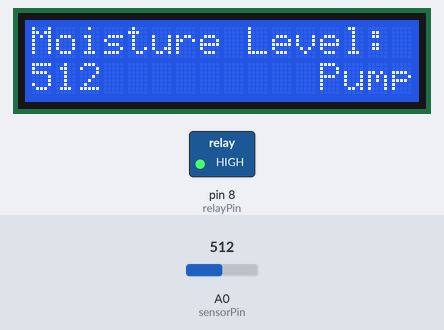
A sketch run on a simulated Arduino Uno, built with avr-gcc and run on an emulated ATmega328P. Shown: 16×2 character LCD, switched loads named in the sketch (green lamp = pin HIGH). The inputs (shaded band) are chosen by the test bench; at power-on: A0 (sensorPin) = 512.

Above: at 3.2 s.
3.3 s: A0 (sensorPin) set to 416
At 5.1 s:
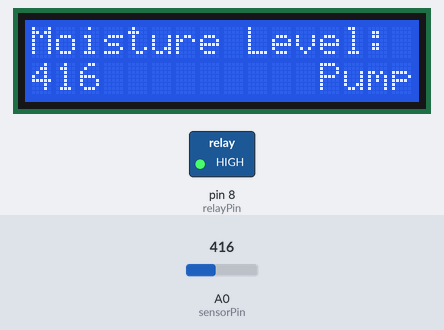
5.5 s: A0 (sensorPin) set to 393
At 6.9 s:
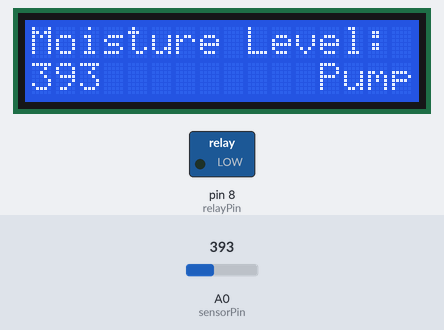
7.5 s: A0 (sensorPin) set to 410
At 8.7 s:
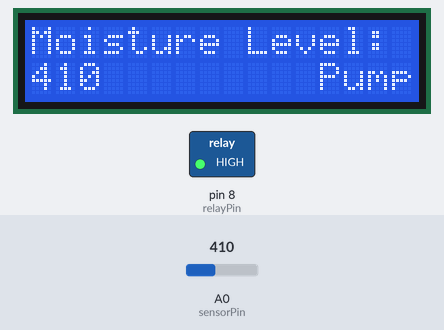
Timing chart, 0 to 10.5 s (numbered marks = the images above; inputs shaded):
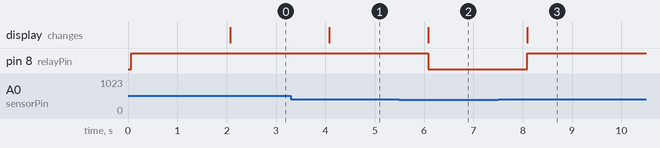

Measured:
- the behaviour switches between 400 and 399 on A0 (sensorPin) (found by bisection; images 1 and 2)
- after the input at 3.3 s, the display: changes after 0.78 s (image 1)
- after the input at 5.5 s, pin 8 (relayPin): HIGH → LOW after 0.59 s; the display: changes after 0.59 s (image 2)
- after the input at 7.5 s, pin 8 (relayPin): LOW → HIGH after 0.59 s; the display: changes after 0.59 s (image 3)

The sketch:

ar_copy_20240920100925.ino
```cpp
#include <LiquidCrystal.h>

// Define LCD pin connections
LiquidCrystal lcd(12, 11, 5, 4, 3, 2);

// Define sensor and relay pins
int sensorPin = A0;    // Analog pin for soil moisture sensor
int relayPin = 8;      // Digital pin for relay module
int sensorValue = 0;   // Variable to store sensor value
int threshold = 400;   // Moisture threshold (adjust as needed)

void setup() {
  // Start the LCD and set its dimensions (16x2)
  lcd.begin(16, 2);
  lcd.print("Irrigation Sys");

  // Set relay pin as output
  pinMode(relayPin, OUTPUT);

  // Ensure pump is off initially
  digitalWrite(relayPin, HIGH);

  // Wait for LCD to display the initial message
  delay(2000);
  lcd.clear();
}

void loop() {
  // Read the soil moisture sensor value
  sensorValue = analogRead(sensorPin);

  // Print the sensor value on LCD
  lcd.setCursor(0, 0);
  lcd.print("Moisture Level:");
  lcd.setCursor(0, 1);
  lcd.print(sensorValue);

  // If soil is dry (sensor value below threshold)
  if (sensorValue < threshold) {
    // Turn on the pump
    digitalWrite(relayPin, LOW);
    lcd.setCursor(12, 1);
    lcd.print("Pump ON ");
  }
  else {
    // Turn off the pump
    digitalWrite(relayPin, HIGH);
    lcd.setCursor(12, 1);
    lcd.print("Pump OFF");
  }

  // Wait 1 second before taking the next reading
  delay(1000);
}
```
